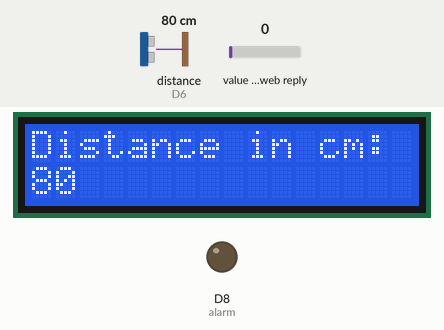
Recording of a sketch running on a simulated ESP8266 (NodeMCU). Shown: 16×2 character LCD, output pins drawn as LEDs (lit = HIGH). Wiring (inferred from the names in the program): ultrasonic range finder: trigger D5; echo D6. Inputs (shaded band) come from the test bench; at power-on: distance to the obstacle (sensor on D6) 80 cm, value in the web reply 0. The echo pulse lasts 58.3 µs per cm; WiFi joins after 1.5 s; servers stay silent unless stated; web services answer with replies made up by the test bench; pins used as bus, display or sensor lines are not drawn; what the sketch prints to the serial monitor is not drawn.

Above: at 3.7 s.

The sketch:

Flood_detection_and_Alerting__System.ino
```cpp
#include <ESP8266WiFi.h>
#include <ThingSpeak.h>
#include <LiquidCrystal.h>
#include <LiquidCrystal_I2C.h>
// Initialize the LiquidCrystal library with your LCD pin numbers
//LiquidCrystal lcd(LCD_RS, LCD_EN, LCD_D4, LCD_D5, LCD_D6, LCD_D7);
LiquidCrystal lcd(D7,D4, D3, D2,D1,D0);

#define pingPin D5
#define echoPin D6
#define alarm D8
WiFiClient client;

long myChannelNumber = 2285158;
const char myWriteAPIKey[] = "ZJ3D1EQW0MI724CJ";
const char* ssid = "Malicious Network";
const char* password = "goodbye!";

long myChannelNumber2 = 2287036;
const char myreadAPIKey[] = "58L7R6HV9F41D9SG";

void setup() {
  Serial.begin(9600);
  delay(1000);
  pinMode(echoPin, INPUT);
  pinMode(pingPin, OUTPUT);
  pinMode(alarm, OUTPUT);
  WiFi.begin(ssid, password);
  while (WiFi.status() != WL_CONNECTED) {
    delay(200);
    Serial.print(".");
  }
  Serial.println();
  Serial.println("NodeMCU is connected!");
  Serial.println(WiFi.localIP());
  ThingSpeak.begin(client);
  lcd.begin(16, 2);
  delay(1000);
  lcd.print("Distance in cm:");
}

void loop() {
  long duration, cm=7;
  digitalWrite(pingPin, LOW);
  delayMicroseconds(2);
  digitalWrite(pingPin, HIGH);
  delayMicroseconds(10);
  digitalWrite(pingPin, LOW);

  duration = pulseIn(echoPin, HIGH);
  cm = microsecondsToCentimeters(duration);

  Serial.print("WaterLevel in cm: ");
  Serial.println(cm);
    // Display distance on LCD
  lcd.setCursor(0, 1);
  lcd.print("                "); // Clear the previous reading
  lcd.setCursor(0, 1);
  lcd.print(cm);
  // delay(2000);
  ThingSpeak.writeField(myChannelNumber, 1, cm, myWriteAPIKey);
  delay(15000);
  bool danger=false;
  danger=ThingSpeak.readLongField(myChannelNumber2, 1,myreadAPIKey);
  if (danger) {
    Serial.println("Danger ");
    digitalWrite(alarm,HIGH);
    tone(alarm, 5000); // Send 1KHz sound signal...
  }
  else{
    Serial.println("Safe ");
    digitalWrite(alarm,LOW);
    noTone(alarm);     // Stop sound...
  }
  delay(15000);
}

long microsecondsToCentimeters(long microseconds) {
  return microseconds / 29 / 2;
}
```
